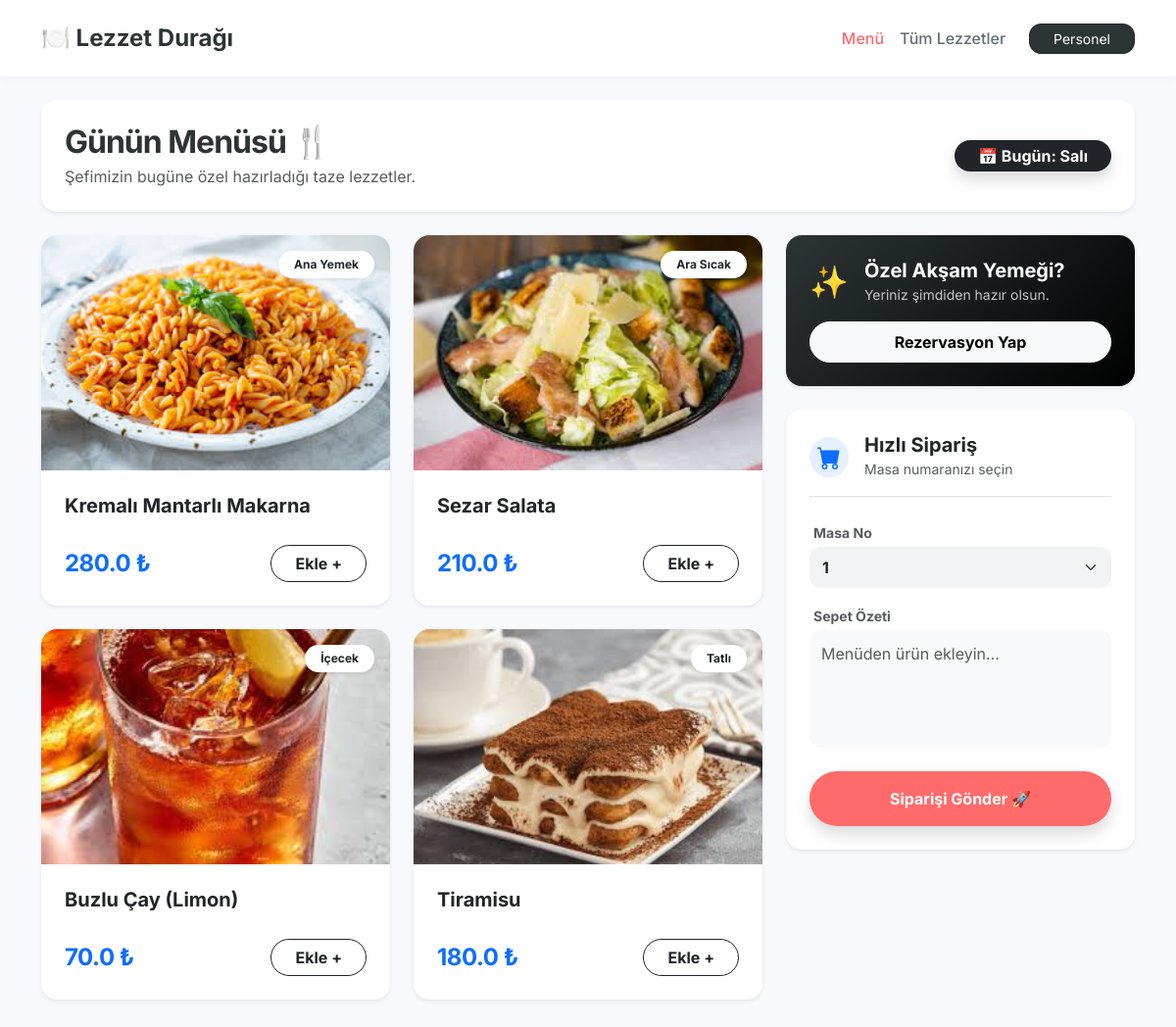
The page / on the database its author committed.
### tables this page shows
CREATE TABLE menu 
                 (id INTEGER PRIMARY KEY AUTOINCREMENT, name TEXT, price REAL, category TEXT, image TEXT);

### app.py (the view)
@app.route('/')
def index():
    conn = get_db()
    today_eng = datetime.now().strftime('%A')
    days_tr = get_days_tr()
    today_tr = days_tr.get(today_eng, today_eng)
    query = '''SELECT m.* FROM menu m JOIN daily_menu d ON m.id = d.menu_item_id WHERE d.day_of_week = ?'''
    menu_items = conn.execute(query, (today_eng,)).fetchall()
    tables = conn.execute('SELECT * FROM tables').fetchall()
    conn.close()
    return render_template('index.html', menu=menu_items, day=today_tr, menu_empty=len(menu_items)==0, tables=tables)

### app.py (called while the page is built)
def get_db():
    conn = sqlite3.connect('database.db')
    conn.row_factory = sqlite3.Row
    return conn

def get_days_tr():
    return {'Monday': 'Pazartesi', 'Tuesday': 'Salı', 'Wednesday': 'Çarşamba', 'Thursday': 'Perşembe', 'Friday': 'Cuma', 'Saturday': 'Cumartesi', 'Sunday': 'Pazar'}

### templates/index.html (shortened to what this page needs)
{% extends 'base.html' %}
{% block content %}
<div class="card border-0 shadow-sm p-4 mb-4 bg-white rounded-4">
    <div class="row align-items-center">
        <div class="col-md-8">
            <h2 class="fw-bold m-0" style="color: #2d3436; letter-spacing: -1px;">Günün Menüsü 🍴</h2>
            <p class="text-muted m-0 mt-1">Şefimizin bugüne özel hazırladığı taze lezzetler.</p>
        </div>
        <div class="col-md-4 text-md-end mt-3 mt-md-0">
            <span class="badge bg-dark fs-6 px-4 py-2 rounded-pill shadow">
                📅 Bugün: {{ day }}
            </span>
        </div>
    </div>
</div>
<div class="row g-4"> <div class="col-lg-8">
        {% if menu_empty %}
            <div class="card p-5 text-center border-0 shadow-sm rounded-4">
                <div class="mb-3 display-1">👨‍🍳</div>
                <h3>Menü Hazırlanıyor...</h3>
                <p class="text-muted">Şefimiz bugün ({{ day }}) için henüz yemekleri sisteme girmedi.</p>
            </div>
        {% else %}
            <div class="row g-4">
                {% for item in menu %}
                <div class="col-md-6">
                    <div class="card h-100 menu-card border-0 shadow-sm" style="border-radius: 16px; overflow: hidden;">
                        <div style="height: 240px; position: relative;">
                            <img src="{{ url_for('static', filename='img/' + item.image) }}"
                                 class="w-100 h-100"
                                 style="object-fit: cover;"
                                 alt="{{ item.name }}"
                                 onerror="this.src='https://via.placeholder.com/400x240?text=Resim+Yok'">
                            <span class="position-absolute top-0 end-0 m-3 badge bg-white text-dark shadow-sm px-3 py-2 rounded-pill fw-bold">
                                {{ item.category }}
                            </span>
                        </div>
                        <div class="card-body p-4 d-flex flex-column">
                            <h5 class="fw-bold mb-1 text-dark">{{ item.name }}</h5>
                            <div class="mt-auto pt-4 d-flex justify-content-between align-items-center">
                                <h4 class="text-primary fw-bold mb-0" style="letter-spacing: -0.5px;">{{ item.price }} ₺</h4>
                                <button onclick="sepeteEkle('{{ item.name }}')" class="btn btn-outline-dark rounded-pill px-4 fw-bold">
                                    Ekle +
                                </button>
                            </div>
                        </div>
                    </div>
                </div>
                {% endfor %}
            </div>
        {% endif %}
    </div>
    <div class="col-lg-4">
        <div style="position: sticky; top: 100px; z-index: 10;">
            <div class="card border-0 mb-4 text-white p-4 shadow-sm" style="background: linear-gradient(135deg, #2d3436 0%, #000000 100%); border-radius: 16px;">
                <div class="d-flex align-items-center mb-3">
                    <span class="fs-2 me-3">✨</span>
                    <div>
                        <h5 class="fw-bold m-0">Özel Akşam Yemeği?</h5>
                        <small class="opacity-75">Yeriniz şimdiden hazır olsun.</small>
                    </div>
                </div>
                <a href="/rezervasyon" class="btn btn-light w-100 fw-bold rounded-pill py-2">Rezervasyon Yap</a>
            </div>
            <div class="card border-0 p-4 shadow-sm" style="border-radius: 16px;">
                <div class="d-flex align-items-center mb-4 pb-3 border-bottom">
                    <div class="bg-primary bg-opacity-10 p-2 rounded-circle me-3 text-primary">
                    </div>
                    <div>
                        <h5 class="fw-bold m-0">Hızlı Sipariş</h5>
                        <small class="text-muted">Masa numaranızı seçin</small>
                    </div>
                </div>
                <form action="/order" method="POST">
                    <div class="mb-3">
                        <label class="fw-bold small text-muted mb-1 ms-1">Masa No</label>
                        <select name="table_no" class="form-select py-2 fw-bold">
                            <option>1</option><option>2</option><option>3</option><option>4</option><option>5</option>
                        </select>
                    </div>
                    <div class="mb-4">
                        <label class="fw-bold small text-muted mb-1 ms-1">Sepet Özeti</label>
                        <textarea name="items" id="sepet" class="form-control bg-light border-0" rows="4" readonly placeholder="Menüden ürün ekleyin..." style="resize: none;"></textarea>
                    </div>
                    <button type="submit" class="btn btn-primary w-100 py-3 rounded-pill fw-bold shadow transition-btn">
                        Siparişi Gönder 🚀
                    </button>
                </form>
            </div>
        </div>
    </div>
</div>
{% endblock %}

### templates/base.html (shortened to what this page needs)
<!DOCTYPE html>
<html lang="tr">
<head>
    <link href="https://cdn.jsdelivr.net/npm/bootstrap@5.3.0/dist/css/bootstrap.min.css" rel="stylesheet">
</head>
<body>
    <nav class="navbar navbar-expand-lg mb-4 sticky-top">
        <div class="container">
            <a class="navbar-brand" href="/">🍽️ Lezzet Durağı</a>
            <div class="collapse navbar-collapse justify-content-end" id="navbarNav">
                <ul class="navbar-nav align-items-center">
                    <li class="nav-item"><a class="nav-link active" href="/">Menü</a></li>
                    <li class="nav-item"><a class="nav-link" href="/genel-menu">Tüm Lezzetler</a></li>
                    <li class="nav-item ms-3">
                        <a href="/admin" class="btn btn-sm btn-dark px-4">Personel</a>
                    </li>
                </ul>
            </div>
        </div>
    </nav>
    <div class="container pb-5">
        {% block content %}{% endblock %}
    </div>
</body>
</html>

### templates/base.html (style rules this page uses)
:root { --primary-color: #ff6b6b; --secondary-color: #2d3436; --bg-color: #f7f9fc; --card-bg: #ffffff; --text-muted: #636e72; }
body { font-family: 'Inter', sans-serif; background-color: var(--bg-color); color: var(--secondary-color); }
.navbar { background-color: var(--card-bg) !important; box-shadow: 0 2px 15px rgba(0,0,0,0.04); padding-top: 1rem; padding-bottom: 1rem; }
.navbar-brand { font-weight: 700; color: var(--secondary-color) !important; font-size: 1.5rem; }
.nav-link { color: var(--text-muted) !important; font-weight: 500; transition: color 0.3s; }
.nav-link:hover, .nav-link.active { color: var(--primary-color) !important; }
.card { background-color: var(--card-bg); border: none; border-radius: 16px; box-shadow: 0 4px 20px rgba(0,0,0,0.03); transition: transform 0.2s ease, box-shadow 0.2s ease; }
.btn-primary { background-color: var(--primary-color); border: none; border-radius: 12px; padding: 10px 20px; font-weight: 600; box-shadow: 0 4px 10px rgba(255, 107, 107, 0.3); }
.btn-dark { background-color: var(--secondary-color); border-radius: 12px; }
.form-control, .form-select { background-color: #f1f3f5; border: 1px solid transparent; border-radius: 12px; padding: 12px; }

### rows shown on the page
menu: image (picture), category "Ana Yemek", name "Kremalı Mantarlı Makarna", price "280.0"
menu: image (picture), category "Ara Sıcak", name "Sezar Salata", price "210.0"
menu: image (picture), category "İçecek", name "Buzlu Çay (Limon)", price "70.0"
menu: image (picture), category "Tatlı", name "Tiramisu", price "180.0"

### other values the page prints
{{ day }} "Salı"
